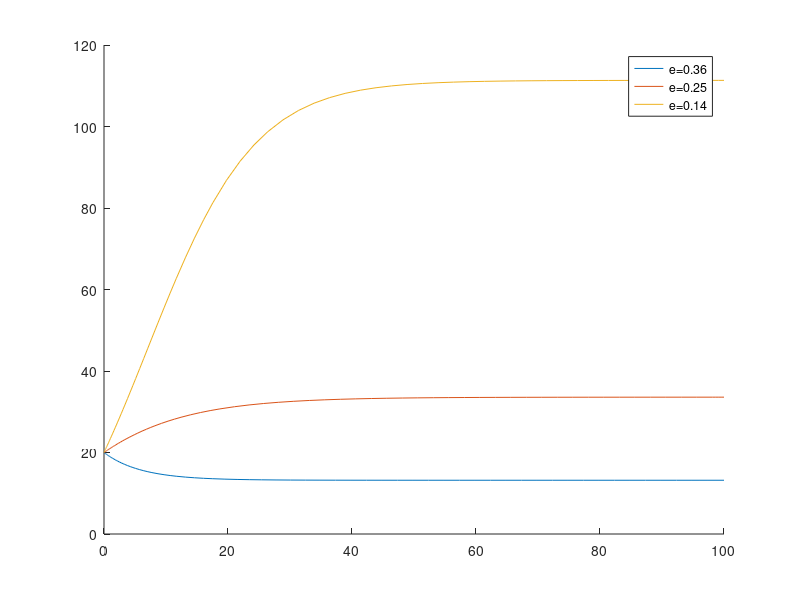

This figure's MATLAB source:
function modelB()

A = 2;    % A je broj napustenih pasa (po km2) koji postaju ulicni psi

K=250;     % maksimalni broj jedinki
n=0.34;    % stopa nataliteta
m=0.12;    % stopa mortaliteta
p=n-m;     % stopa prirastaja
r=p;       % r=p(0)
N_0=20;

% konstantan procenat e_1/e_2/e_3 postojecih pasa
e_1=0.36;
e_2=0.25;
e_3=0.14;

% Koliko pasa ima nakon t=100 godina?
tend=100;
[t_1,x_1]=ode45(@(t,x) x*r*(1-x/K)-e_1*x+A,[0,tend],N_0);
disp('Za e=0.36, nakon');
t_1end = t_1(end);
disp(t_1end);
disp('godina ima ovoliko pasa:');
x_1end = x_1(end);
disp(x_1end);

[t_2,x_2]=ode45(@(t,x) x*r*(1-x/K)-e_2*x+A,[0,tend],N_0);
disp('Za e=0.25, nakon');
t_2end = t_2(end);
disp(t_2end)
disp('godina ima ovoliko pasa:');
x_2end = x_2(end);
disp(x_2end)

[t_3,x_3]=ode45(@(t,x) x*r*(1-x/K)-e_3*x+A,[0,tend],N_0);
disp('Za e=0.14, nakon')
t_3end = t_3(end);
disp(t_3end)
disp('godina ima ovoliko pasa:');
x_3end = x_3(end);
disp(x_3end);

figure(1)
hold on
plot(t_1,x_1)
plot(t_2,x_2)
plot(t_3,x_3)
legend('e=0.36','e=0.25','e=0.14')
hold off
end
